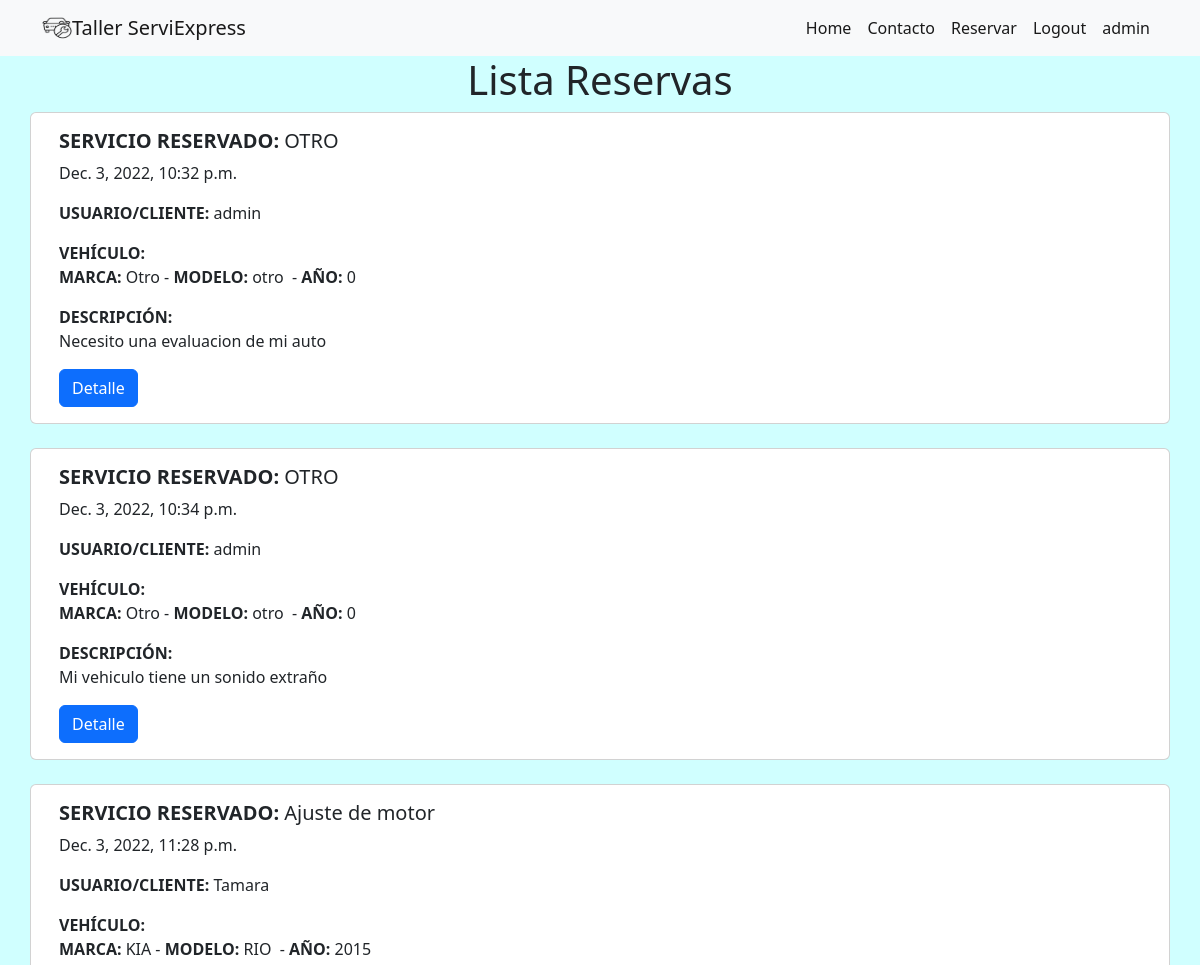
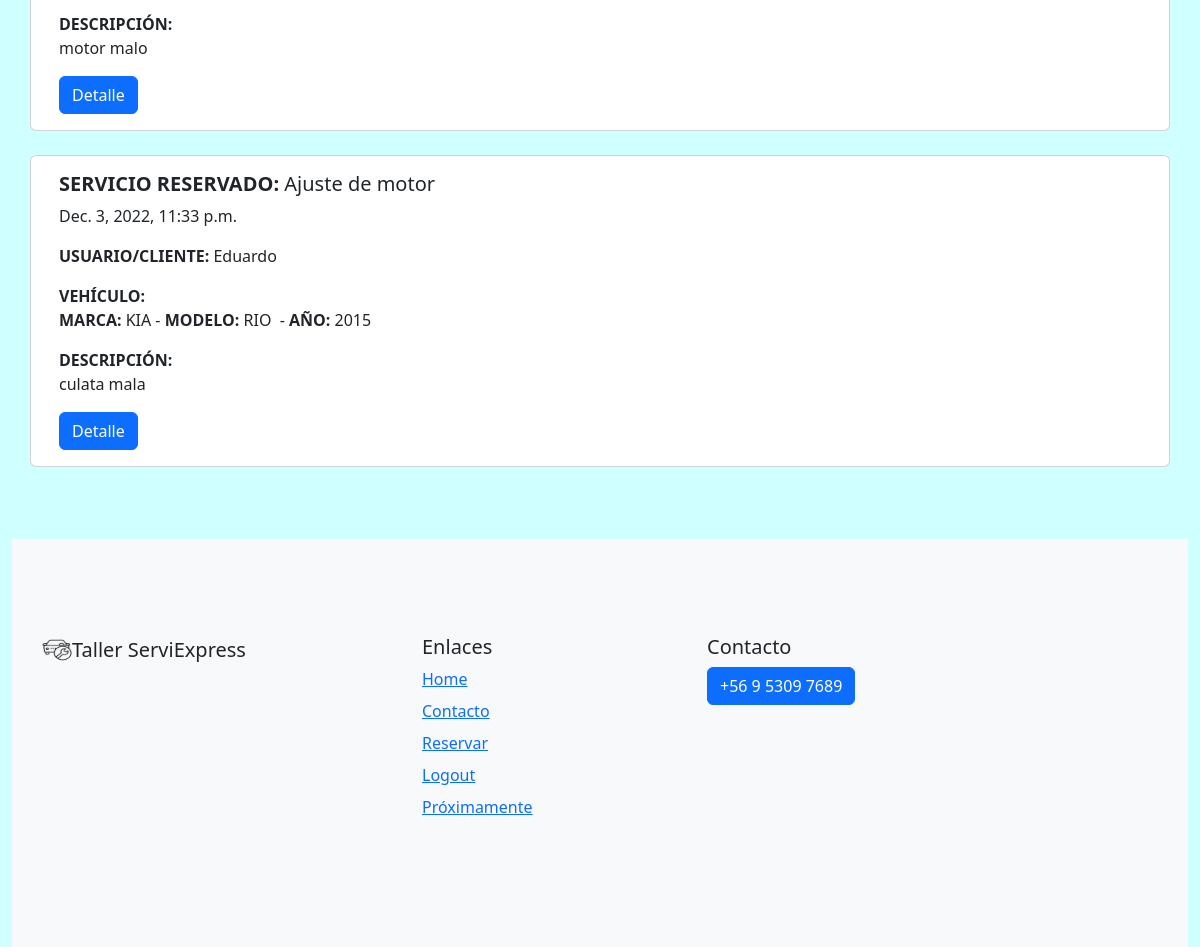
/listaReservas/ (signed in), run on the app's committed database (2 pictures, top to bottom).
### task/models.py (models this page shows, shortened)
class Reserva(models.Model):
    id = models.AutoField(primary_key=True)
    servicio = models.ForeignKey(Servicio, on_delete=models.CASCADE)
    fecha = models.DateTimeField(auto_now_add=True)
    user = models.ForeignKey(User, on_delete=models.CASCADE)
    vehiculo = models.ForeignKey(Vehiculo, on_delete=models.CASCADE)
    reserva = models.DateField(auto_now_add=False, auto_now=False)
    hora = models.TimeField(null=True)
    descripcion = models.TextField(blank=True)

class Servicio(models.Model):
    id = models.AutoField(primary_key=True)
    nombre = models.CharField(max_length=30)
    descripcion = models.TextField(blank=True)
    valor = models.IntegerField(blank=True,editable=True)
    def __str__(self):
        return self.nombre

class Vehiculo(models.Model):
    id = models.AutoField(primary_key=True)
    marca = models.CharField(max_length=20)
    modelo = models.CharField(max_length=20)
    anno = models.IntegerField(blank=False)
    user = models.ForeignKey(User, on_delete=models.CASCADE)
    def __str__(self):
        return self.marca

### task/views.py (the view)
# urls.py: path('listaReservas/', views.listReservas,name='listaReservas'),
@login_required
def listReservas(request):
    reservas = Reserva.objects.all()#Reserva.objects.filter(user=request.user)
    return render(request, 'list_reservas.html',{
        'reservas': reservas
    })

### task/templates/list_reservas.html
{% extends 'base.html' %}
{% block content%}
{% load static %}
<h1 style="text-align: center;">Lista Reservas</h1>
{% for reserva in reservas %}
<div class="container-md">
    <div class="row">
<div class="card" >
    <div class="card-body">
      <h5 class="card-title"><strong>SERVICIO RESERVADO:</strong>&nbsp;{{reserva.servicio}}</h5>
      <p>{{reserva.fecha}}</p>
      <p class="card-text"><strong>USUARIO/CLIENTE:</strong> {{reserva.user.username}}</p>
      <p class="card-text"><strong>VEHÍCULO: </strong><br><strong>MARCA: </strong>{{reserva.vehiculo}}&nbsp;-&nbsp;<strong>MODELO: </strong>{{reserva.vehiculo.modelo}} &nbsp;-&nbsp;<strong>AÑO: </strong>{{reserva.vehiculo.anno}}</p>
      <p class="card-text"><strong>DESCRIPCIÓN:</strong><br> {{reserva.descripcion}}</p>
      <a href="#" class="btn btn-primary">Detalle</a>
    </div>
  </div>
</div>
</div>
<br>
{% endfor %}
{% endblock %}

### task/templates/base.html (shortened to what this page needs)
{% load static %}
<!doctype html>
<html lang="en">
  <head>
    <link href="https://cdn.jsdelivr.net/npm/bootstrap@5.2.3/dist/css/bootstrap.min.css" rel="stylesheet">
    <link type="text/css" rel="stylesheet" href="{% static 'task/css/style.css' %}">
  </head>
  <body>
    <nav class="navbar navbar-expand-lg bg-light">
        <div class="container">
            <img src="{% static 'task/img/mecanico.png' %}" alt="Logo flor " width="30" height="24">
            <a class="navbar-brand" href="{% url 'home' %}">Taller ServiExpress</a>
          <div class="collapse navbar-collapse" id="navbarTogglerDemo01">
            <ul class="navbar-nav ms-auto">
              <li class="nav-item">
                <a class="nav-link active" aria-current="page" href="{% url 'home' %}">Home</a>
              </li>
              <li class="nav-item">
                <a class="nav-link active" aria-current="page" href="{% url 'contacto' %}">Contacto</a>
              </li>
              {% if user.is_authenticated %}
              <li class="nav-item">
                <a class="nav-link active" href="{% url 'reservar' %}">Reservar</a>
              </li>
              <li class="nav-item">
                <a class="nav-link active" href="{% url 'cerrarSesion' %}">Logout</a>
              </li>
              <li class="nav-item">
                <a class="nav-link active" href="#">{{ user.username }}</a>
              </li>
              {% endif %}
            </ul>
          </div>
        </div>
      </nav>
    {% block content %}
    {% endblock %}
    <footer class="container-fluid">
        <footer class="bd-footer py-5 mt-5 bg-light">
            <div class="container py-5">
                <div class="row">
                    <div class="col-lg-3 mb-3">
                        <a class="d-inline-flex align-items-center mb-2 link-dark text-decoration-none" href="/" aria-label="Bootstrap">
                            <img src="{% static 'task/img/mecanico.png' %}" alt="Logo mecanico " width="30" height="24">
                            <span class="fs-5">Taller ServiExpress</span>
                        </a>
                    </div>
                    <div class="col-6 col-lg-2 offset-lg-1 mb-3">
                        <h5>Enlaces</h5>
                        <ul class="list-unstyled">
                            <li class="mb-2"><a href="{% url 'home' %}">Home</a></li>
                            <li class="mb-2"><a href="{% url 'contacto' %}">Contacto</a></li>
                            {% if user.is_authenticated %}
                            <li class="mb-2"><a href="{% url 'reservar' %}">Reservar</a></li>
                            <li class="mb-2"><a href="{% url 'cerrarSesion' %}">Logout</a></li>
                            {% else %}
                            <li class="mb-2"><a href="{% url 'iniciarSesion' %}">Login</a></li>
                            <li class="mb-2"><a href="{% url 'registrarse' %}">Registrarse</a></li>
                            {% endif %}
                            <li class="mb-2"><a href="#">Próximamente</a></li>
                        </ul>
                    </div>
                    <div class="col-6 col-lg-2 offset-lg-1 mb-3">
                        <h5>Contacto</h5>
                        <p class="btn btn-primary">+56 9 5309 7689</p>
                    </div>
                </div>
            </div>
        </footer>
    </footer>
  </body>
</html>

### task/static/task/css/style.css (style rules this page uses)
body { background-color: #d0ffff; }

### data on the page
Reserva: servicio "OTRO", fecha "Dec. 3, 2022, 10:32 p.m.", user.username "admin", vehiculo "Otro", vehiculo.modelo "otro", vehiculo.anno "0", descripcion "Necesito una evaluacion de mi auto"
Reserva: servicio "OTRO", fecha "Dec. 3, 2022, 10:34 p.m.", user.username "admin", vehiculo "Otro", vehiculo.modelo "otro", vehiculo.anno "0", descripcion "Mi vehiculo tiene un sonido extraño"
Reserva: servicio "Ajuste de motor", fecha "Dec. 3, 2022, 11:28 p.m.", user.username "Tamara", vehiculo "KIA", vehiculo.modelo "RIO", vehiculo.anno "2015", descripcion "motor malo"
Reserva: servicio "Ajuste de motor", fecha "Dec. 3, 2022, 11:33 p.m.", user.username "Eduardo", vehiculo "KIA", vehiculo.modelo "RIO", vehiculo.anno "2015", descripcion "culata mala"

### other printed values
{{ user.username }} "admin"
